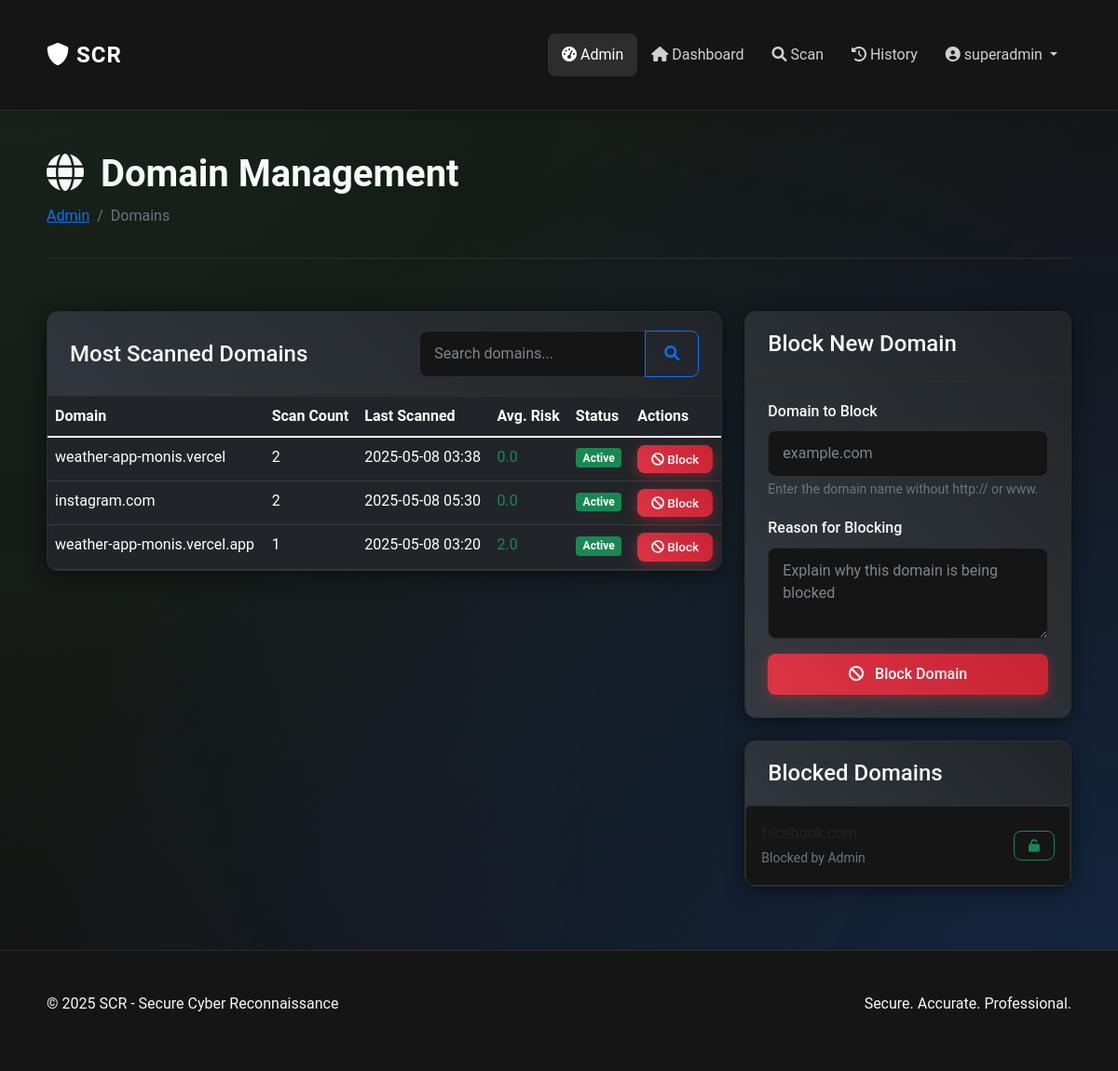
/admin/domains (signed in), run on the app's committed database.
### models.py (models this page shows, shortened)
class User(UserMixin, db.Model):
    id = db.Column(db.Integer, primary_key=True)
    username = db.Column(db.String(64), unique=True, nullable=False)
    email = db.Column(db.String(120), unique=True, nullable=False)
    password_hash = db.Column(db.String(256), nullable=False)
    encrypted_email = db.Column(db.LargeBinary, nullable=True)
    encrypted_username = db.Column(db.LargeBinary, nullable=True)
    created_at = db.Column(db.DateTime, default=datetime.utcnow)
    is_admin = db.Column(db.Boolean, default=False)
    scans = db.relationship('ScanHistory', backref='user', lazy=True, cascade="all, delete-orphan")

class ScanStatistics(db.Model):
    id = db.Column(db.Integer, primary_key=True)
    domain = db.Column(db.String(255), nullable=False)
    scan_count = db.Column(db.Integer, default=1)
    last_scanned = db.Column(db.DateTime, default=datetime.utcnow)
    avg_risk_score = db.Column(db.Float, nullable=True)

class BlockedDomain(db.Model):
    id = db.Column(db.Integer, primary_key=True)
    domain = db.Column(db.String(255), unique=True, nullable=False)
    reason = db.Column(db.String(2000), nullable=True)
    blocked_by = db.Column(db.Integer, db.ForeignKey('user.id'), nullable=False)
    blocked_at = db.Column(db.DateTime, default=datetime.utcnow)
    admin = db.relationship('User', backref='blocked_domains', lazy=True)

### admin.py (the view)
@bp.route('/domains')
@login_required
def domains():
    page = request.args.get('page', 1, type=int)
    domains = ScanStatistics.query.order_by(ScanStatistics.scan_count.desc()).paginate(
        page=page, per_page=10, error_out=False
    )
    blocked = BlockedDomain.query.all()
    blocked_domains = [d.domain for d in blocked]
    return render_template('admin/domains.html', domains=domains, blocked_domains=blocked_domains)

### templates/admin/domains.html (shortened to what this page needs)
{% extends "base.html" %}
{% block content %}
<div class="admin-container">
    <div class="row mb-4">
        <div class="col-12">
            <div class="admin-header" data-aos="fade-down">
                <h1><i class="fas fa-globe me-2"></i> Domain Management</h1>
                <nav aria-label="breadcrumb">
                    <ol class="breadcrumb">
                        <li class="breadcrumb-item"><a href="{{ url_for('admin.dashboard') }}">Admin</a></li>
                        <li class="breadcrumb-item active" aria-current="page">Domains</li>
                    </ol>
                </nav>
            </div>
        </div>
    </div>
    <div class="row mb-4">
        <div class="col-lg-8" data-aos="fade-up">
            <div class="card bg-gradient-dark">
                <div class="card-header bg-transparent">
                    <div class="d-flex justify-content-between align-items-center">
                        <h4 class="mb-0">Most Scanned Domains</h4>
                        <div class="input-group" style="max-width: 300px;">
                            <input type="text" class="form-control bg-dark text-light" id="searchDomains" placeholder="Search domains...">
                            <button class="btn btn-outline-primary" type="button">
                                <i class="fas fa-search"></i>
                            </button>
                        </div>
                    </div>
                </div>
                <div class="card-body p-0">
                    <div class="table-responsive">
                        <table class="table table-dark table-hover mb-0">
                            <thead>
                                <tr>
                                    <th>Domain</th>
                                    <th>Scan Count</th>
                                    <th>Last Scanned</th>
                                    <th>Avg. Risk</th>
                                    <th>Status</th>
                                    <th>Actions</th>
                                </tr>
                            </thead>
                            <tbody>
                                {% if domains.items %}
                                    {% for domain in domains.items %}
                                        <tr>
                                            <td>{{ domain.domain }}</td>
                                            <td>{{ domain.scan_count }}</td>
                                            <td>{{ domain.last_scanned.strftime('%Y-%m-%d %H:%M') }}</td>
                                            <td>
                                                {% if domain.avg_risk_score > 6 %}
                                                    <span class="text-danger">{{ "%.1f"|format(domain.avg_risk_score) }}</span>
                                                {% elif domain.avg_risk_score > 3 %}
                                                    <span class="text-warning">{{ "%.1f"|format(domain.avg_risk_score) }}</span>
                                                {% else %}
                                                    <span class="text-success">{{ "%.1f"|format(domain.avg_risk_score) }}</span>
                                                {% endif %}
                                            </td>
                                            <td>
                                                {% if domain.domain in blocked_domains %}
                                                    <span class="badge bg-danger">Blocked</span>
                                                {% else %}
                                                    <span class="badge bg-success">Active</span>
                                                {% endif %}
                                            </td>
                                            <td>
                                                {% if domain.domain in blocked_domains %}
                                                    <button type="button" class="btn btn-sm btn-success"
                                                            data-bs-toggle="modal"
                                                            data-bs-target="#unblockDomainModal{{ loop.index }}">
                                                        <i class="fas fa-unlock"></i> Unblock
                                                    </button>
                                                {% else %}
                                                    <button type="button" class="btn btn-sm btn-danger"
                                                            data-bs-toggle="modal"
                                                            data-bs-target="#blockDomainModal{{ loop.index }}">
                                                        <i class="fas fa-ban"></i> Block
                                                    </button>
                                                {% endif %}
                                            </td>
                                        </tr>
                                    {% endfor %}
                                {% else %}
                                    <tr>
                                        <td colspan="6" class="text-center">No domain scan statistics available</td>
                                    </tr>
                                {% endif %}
                            </tbody>
                        </table>
                    </div>
                </div>
            </div>
        </div>
        <div class="col-lg-4" data-aos="fade-up" data-aos-delay="100">
            <div class="card bg-gradient-dark">
                <div class="card-header bg-transparent">
                    <h4 class="mb-0">Block New Domain</h4>
                </div>
                <div class="card-body">
                    <form action="{{ url_for('admin.block_domain') }}" method="POST">
                        <div class="form-group mb-3">
                            <label for="blockDomain" class="form-label">Domain to Block</label>
                            <input type="text" class="form-control bg-dark text-light" id="blockDomain" name="domain" placeholder="example.com" required>
                            <small class="form-text text-muted">Enter the domain name without http:// or www.</small>
                        </div>
                        <div class="form-group mb-3">
                            <label for="blockReason" class="form-label">Reason for Blocking</label>
                            <textarea class="form-control bg-dark text-light" id="blockReason" name="reason" rows="3" placeholder="Explain why this domain is being blocked"></textarea>
                        </div>
                        <button type="submit" class="btn btn-danger w-100">
                            <i class="fas fa-ban me-2"></i> Block Domain
                        </button>
                    </form>
                </div>
            </div>
            <div class="card bg-gradient-dark mt-4">
                <div class="card-header bg-transparent">
                    <h4 class="mb-0">Blocked Domains</h4>
                </div>
                <div class="card-body p-0">
                    <ul class="list-group blocked-domains-list">
                        {% if blocked_domains %}
                            {% for domain in blocked_domains %}
                                <li class="list-group-item bg-dark d-flex justify-content-between align-items-center">
                                    <div>
                                        <span class="d-block">{{ domain }}</span>
                                        <small class="text-muted">Blocked by Admin</small>
                                    </div>
                                    <form action="{{ url_for('admin.unblock_domain', block_id=1) }}" method="POST" class="d-inline">
                                        <button type="submit" class="btn btn-sm btn-outline-success">
                                            <i class="fas fa-unlock"></i>
                                        </button>
                                    </form>
                                </li>
                            {% endfor %}
                        {% else %}
                            <li class="list-group-item bg-dark text-center">
                                No domains currently blocked
                            </li>
                        {% endif %}
                    </ul>
                </div>
            </div>
        </div>
    </div>
</div>
{% endblock %}

### templates/base.html (shortened to what this page needs)
<!DOCTYPE html>
<html lang="en">
<head>
    <link href="https://cdn.jsdelivr.net/npm/bootstrap@5.1.3/dist/css/bootstrap.min.css" rel="stylesheet">
    <link rel="stylesheet" href="https://cdnjs.cloudflare.com/ajax/libs/font-awesome/6.0.0/css/all.min.css">
    <link rel="stylesheet" href="https://cdnjs.cloudflare.com/ajax/libs/animate.css/4.1.1/animate.min.css">
    <link href="https://unpkg.com/aos@2.3.1/dist/aos.css" rel="stylesheet">
    <link rel="stylesheet" href="{{ url_for('static', filename='css/style.css') }}">
    <link rel="stylesheet" href="{{ url_for('static', filename='css/animations.css') }}">
</head>
<body class="bg-dark text-light">
    <nav class="navbar navbar-expand-lg navbar-dark bg-dark">
        <div class="container">
            <a class="navbar-brand" href="{{ url_for('auth.index') }}">
                <i class="fas fa-shield-alt pulse"></i> SCR
            </a>
            <div class="collapse navbar-collapse" id="navbarNav">
                <ul class="navbar-nav ms-auto">
                    {% if current_user.is_authenticated %}
                        {% if current_user.is_admin %}
                            <li class="nav-item">
                                <a class="nav-link {% if request.path.startswith('/admin') %}active{% endif %}" href="{{ url_for('admin.dashboard') }}">
                                    <i class="fas fa-tachometer-alt"></i> Admin
                                </a>
                            </li>
                        {% endif %}
                        <li class="nav-item">
                            <a class="nav-link {% if request.path == url_for('scan.dashboard') %}active{% endif %}" href="{{ url_for('scan.dashboard') }}">
                                <i class="fas fa-home"></i> Dashboard
                            </a>
                        </li>
                        <li class="nav-item">
                            <a class="nav-link {% if request.path == url_for('scan.scan') %}active{% endif %}" href="{{ url_for('scan.scan') }}">
                                <i class="fas fa-search"></i> Scan
                            </a>
                        </li>
                        <li class="nav-item">
                            <a class="nav-link {% if request.path == url_for('scan.history') %}active{% endif %}" href="{{ url_for('scan.history') }}">
                                <i class="fas fa-history"></i> History
                            </a>
                        </li>
                        <li class="nav-item dropdown">
                            <a class="nav-link dropdown-toggle" href="#" id="navbarDropdown" role="button" data-bs-toggle="dropdown" aria-expanded="false">
                                <i class="fas fa-user-circle"></i> {{ current_user.username }}
                            </a>
                        </li>
                    {% endif %}
                </ul>
            </div>
        </div>
    </nav>
    <div class="container my-4">
        {% block content %}{% endblock %}
    </div>
    <footer class="footer py-4 mt-auto bg-dark text-light">
        <div class="container">
            <div class="row">
                <div class="col-md-6">
                    <p>&copy; <span class="copyright-year"></span> SCR - Secure Cyber Reconnaissance</p>
                </div>
                <div class="col-md-6 text-md-end">
                    <p>Secure. Accurate. Professional.</p>
                </div>
            </div>
        </div>
    </footer>
</body>
</html>

### data on the page
User: username "superadmin"
ScanStatistics: domain "weather-app-monis.vercel", scan_count "2", last_scanned "2025-05-08 03:38", avg_risk_score "0.0", shows "Active"
ScanStatistics: domain "instagram.com", scan_count "2", last_scanned "2025-05-08 05:30", avg_risk_score "0.0", shows "Active"
ScanStatistics: domain "weather-app-monis.vercel.app", scan_count "1", last_scanned "2025-05-08 03:20", avg_risk_score "2.0", shows "Active"
